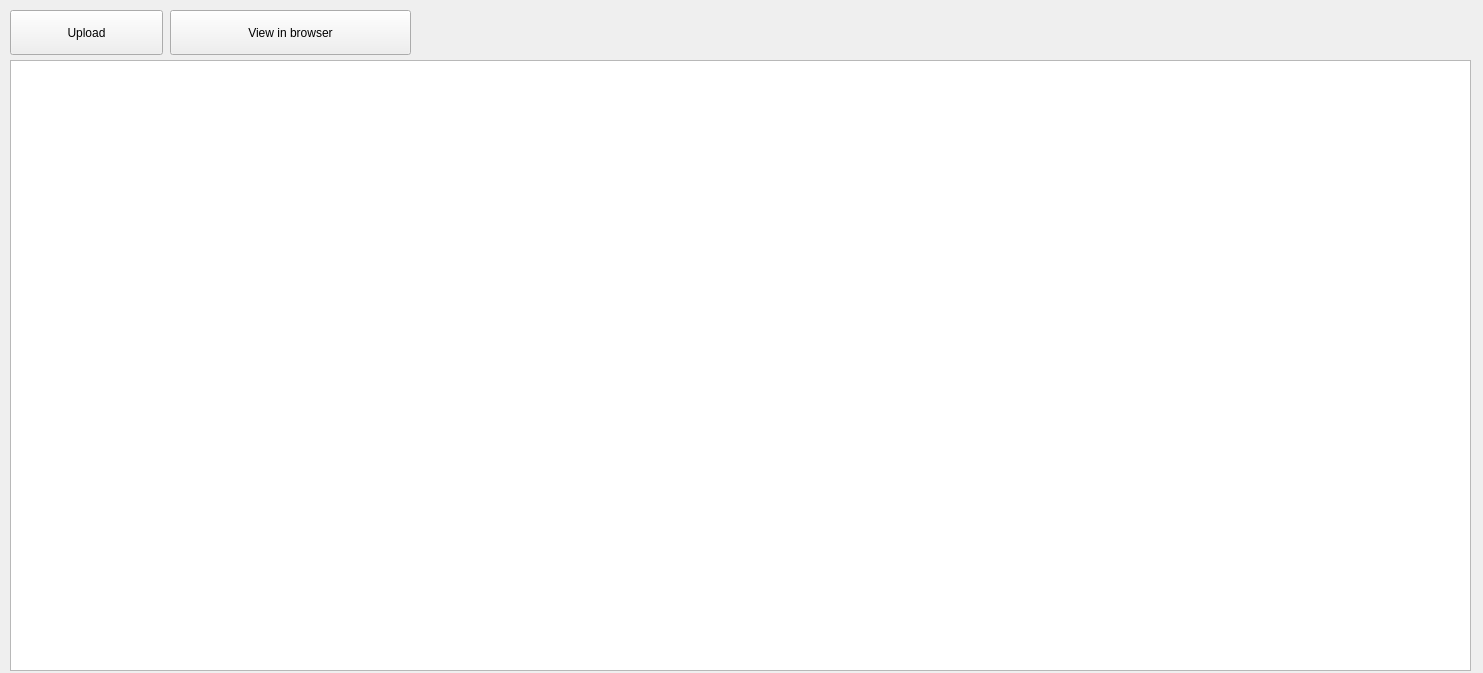
<?xml version="1.0" encoding="UTF-8"?>
<ui version="4.0">
 <class>DescrForm</class>
 <widget class="QWidget" name="DescrForm">
  <property name="geometry">
   <rect>
    <x>0</x>
    <y>0</y>
    <width>1483</width>
    <height>673</height>
   </rect>
  </property>
  <property name="windowTitle">
   <string>Procedure Description</string>
  </property>
  <widget class="QTextEdit" name="textEdit">
   <property name="geometry">
    <rect>
     <x>10</x>
     <y>60</y>
     <width>1461</width>
     <height>611</height>
    </rect>
   </property>
  </widget>
  <widget class="QPushButton" name="uploadBtn">
   <property name="geometry">
    <rect>
     <x>10</x>
     <y>10</y>
     <width>153</width>
     <height>45</height>
    </rect>
   </property>
   <property name="text">
    <string>Upload</string>
   </property>
  </widget>
  <widget class="QPushButton" name="browserBtn">
   <property name="geometry">
    <rect>
     <x>170</x>
     <y>10</y>
     <width>241</width>
     <height>45</height>
    </rect>
   </property>
   <property name="text">
    <string>View in browser</string>
   </property>
  </widget>
 </widget>
 <resources/>
 <connections/>
</ui>
